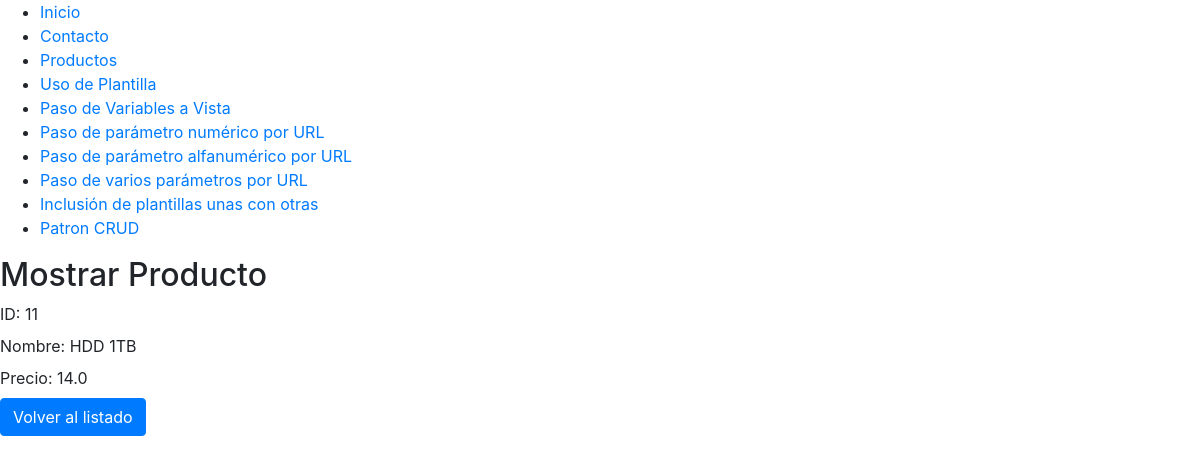
Page /crud/11 on the committed database.
### crud/models.py (models this page shows, shortened)
class Producto(models.Model):
    nombre = models.CharField(max_length=200)
    precio = models.FloatField(null=True, blank=True)

### crud/views.py (the view)
# urls.py: path('<int:id>', views.show, name='show-product'),
def show(request, id):
    mititulo = "Mostrar Producto"
    template = loader.get_template('crud/show.html')
    """
    producto = {
        'id': id,
        'nombre': "HDD 4TB",
        'precio': 35
    }
    """
    producto= Producto.objects.get(pk=id)
    context = {
        'titulo': mititulo,
        'producto': producto
    }
    return HttpResponse(template.render(context, request))

### crud/templates/crud/show.html
{% include "miapp/header.html" %}
<h2>{{ titulo }}</h2>
<div>
    <div>
        <label for="iden">ID: {{  producto.id }}</label>
    </div>
    <div>
        <label for="nombre">Nombre: {{  producto.nombre }}</label>
    </div>
    <div>
        <label for="precio">Precio: {{  producto.precio }}</label>
    </div>
    <p><a href="{% url 'crud:index' %}"><button type="button" class="btn btn-primary">Volver al listado</button></a></p>
</div>
{% include "miapp/footer.html" %}

### crud/static/crud/estilos.css (style rules this page uses)
.btn { color: white; }

### rows in the picture
Producto: id "11", nombre "HDD 1TB", precio "14.0"

### other values in the picture
{{ titulo }} "Mostrar Producto"
